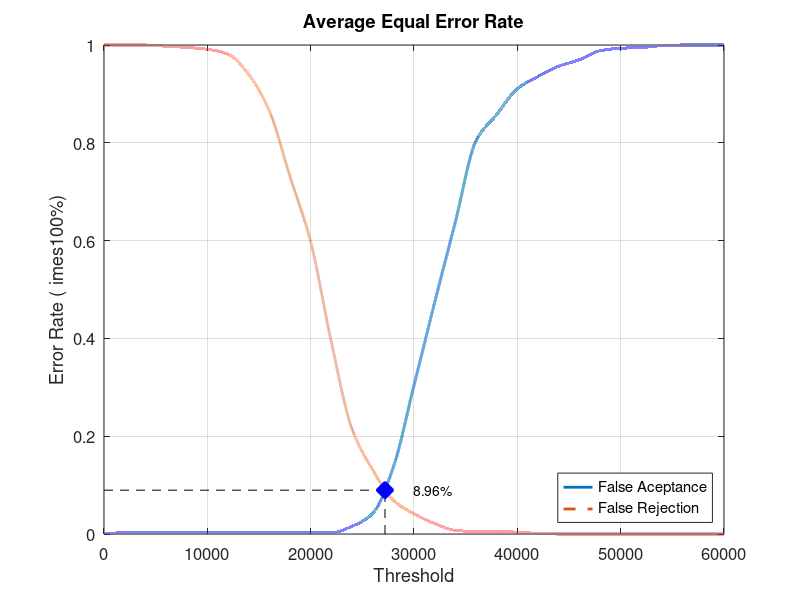
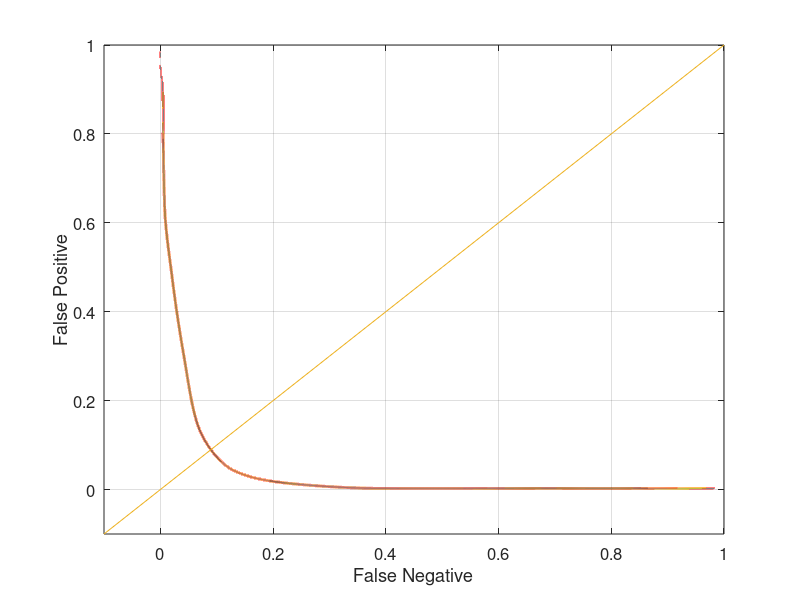

Here is the MATLAB script that generated these plots, in order:
close all;
clear;
clc;
x = 0:2000:60000;
xq = 0:0.5:60000;

y0 = [0 0.00263158 0.00263158 0.00263158 0.00263158 0.00263158 0.00263158 0.00263158 0.00263158 0.00263158 0.00263158 0.00263158 0.0157895 0.0421053 0.136842 0.303947 0.473684 0.638158 0.803947 0.857895 0.910526 0.935526 0.956579 0.969737 0.988158 0.993421 0.994737 0.998684 1 1 1]
yy0 = interp1(x, y0, xq, 'pchip');
y1 = [1 1 1 0.9975 0.995 0.99125 0.98125 0.94 0.865 0.73125 0.5975 0.3925 0.215 0.13125 0.06875 0.04125 0.02125 0.0075 0.005 0.005 0.00375 0.00125 0 0 0 0 0 0 0 0 0]
yy1 = interp1(x, y1, xq, 'pchip');

% Calculating EER: 
y2 = abs(y0 - y1);
find(y2 == min(y2))
yy2 = abs(yy0 - yy1);
xEER = find(yy2 == min(yy2));
xEERIndex = xq(xEER) % X-axis EER
yEER = yy0(xEER) % Y-axis EER

main = figure
plot(xq, yy0,'-','LineWidth', 2);	hold on
plot(xq, yy1,'--','LineWidth', 2);	hold on
plot([xEERIndex xEERIndex], [0 yEER], 'k--');	hold on
plot([0 xEERIndex], [yEER yEER], 'k--');	hold on
plot(xEERIndex, yEER, 'bx', 'LineWidth', 10);	hold on
text(xEERIndex + 10 * xEERIndex / 100, yEER, [num2str(round((10000 * yEER)) / 100) '%'])
legend('False Aceptance', 'False Rejection', 'Location', 'SouthEast')
xlabel('Threshold')
ylabel('Error Rate (	imes100%)')
title('Average Equal Error Rate')
set(gca, 'FontSize', 12)
axis([0 60000 0 1])
grid on

print(main, 'Experiment3AverageMain', '-dpng');
FNRxFPR = figure('Color', [1 1 1]);
plot(yy1, yy0, '-', yy1, yy0, 'LineWidth', 2);
hold on
y = -0.1:0.1:1
plot(y, y); 
set(gca, 'FontSize', 12)
xlabel('False Negative')
ylabel('False Positive')
axis([-0.1 1 -0.1 1])
set(gca, 'FontSize', 12)
grid on

print(FNRxFPR, 'Experiment3AverageFNRxFPR','-dpng');
